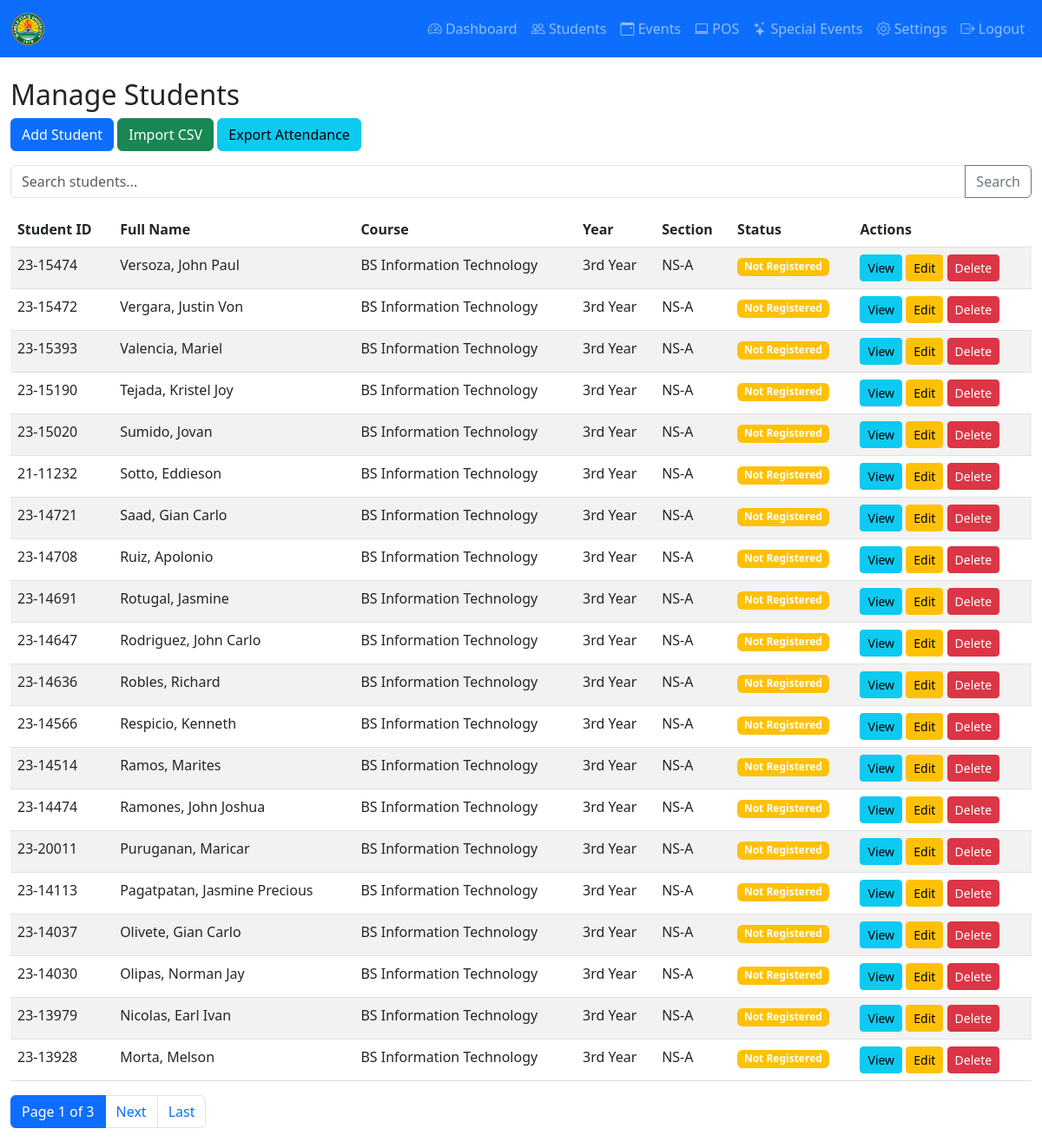
/students/ (signed in), run on the app's committed database.
### core/models.py (models this page shows, shortened)
class Student(models.Model):
    COURSE_CHOICES = (
        ('BSIT', 'BS Information Technology'),
        ('BSCS', 'BS Computer Science'),
        ('BSIS', 'BS Information Systems'),
        ('BSEMC', 'BS Entertainment and Multimedia Computing'),
    )
    YEAR_CHOICES = (
        ('1', '1st Year'),
        ('2', '2nd Year'),
        ('3', '3rd Year'),
        ('4', '4th Year'),
    )
    user = models.OneToOneField(CustomUser, on_delete=models.CASCADE, null=True, blank=True)
    student_id = models.CharField(max_length=50, unique=True)
    first_name = models.CharField(max_length=100)
    middle_name = models.CharField(max_length=50, blank=True, null=True)  # ✅ Added this line
    last_name = models.CharField(max_length=100)
    birthday = models.DateField(null=True, blank=True)
    course = models.CharField(max_length=10, choices=COURSE_CHOICES)
    year = models.CharField(max_length=1, choices=YEAR_CHOICES)
    section = models.CharField(max_length=10)
    email = models.EmailField(blank=True, null=True)
    profile_picture = models.ImageField(upload_to='profiles/', null=True, blank=True)
    is_registered = models.BooleanField(default=False)
    created_at = models.DateTimeField(auto_now_add=True)
    updated_at = models.DateTimeField(auto_now=True)
    class Meta:
        ordering = ['-created_at']
    def get_full_name(self):
        if self.middle_name:
            return f"{self.last_name}, {self.first_name} {self.middle_name[0]}."  # Middle initial format
        return f"{self.last_name}, {self.first_name}"

### core/views.py (the view)
# urls.py: path('students/', views.manage_students, name='manage_students'),
@login_required
def manage_students(request):
    if request.user.user_type != 'admin':
        messages.error(request, 'Access denied')
        return redirect('dashboard')
    search_query = request.GET.get('search', '')
    students = Student.objects.all()
    if search_query:
        students = students.filter(
            Q(student_id__icontains=search_query) |
            Q(first_name__icontains=search_query) |
            Q(last_name__icontains=search_query)
        )
    paginator = Paginator(students, 20)
    page_number = request.GET.get('page')
    page_obj = paginator.get_page(page_number)
    context = {
        'page_obj': page_obj,
        'search_query': search_query,
    }
    return render(request, 'admin/manage_students.html', context)

### templates/admin/manage_students.html (shortened to what this page needs)
{% extends 'base.html' %}
{% block content %}
<h2>Manage Students</h2>
<div class="mb-3">
    <a href="{% url 'add_student' %}" class="btn btn-primary">Add Student</a>
    <a href="{% url 'import_students' %}" class="btn btn-success">Import CSV</a>
    <a href="{% url 'export_attendance' %}" class="btn btn-info">Export Attendance</a>
</div>
<form method="get" class="mb-3">
    <div class="input-group">
        <input type="text" name="search" class="form-control" placeholder="Search students..." value="{{ search_query }}">
        <button class="btn btn-outline-secondary" type="submit">Search</button>
    </div>
</form>
<div class="table-wrapper table-responsive">
<table class="table table-striped">
    <thead>
        <tr>
            <th>Student ID</th>
            <th>Full Name</th>
            <th>Course</th>
            <th>Year</th>
            <th>Section</th>
            <th>Status</th>
            <th>Actions</th>
        </tr>
    </thead>
    <tbody>
        {% for student in page_obj %}
        <tr>
            <td>{{ student.student_id }}</td>
            <td>{{ student.get_full_name }}</td>
            <td>{{ student.get_course_display }}</td>
            <td>{{ student.get_year_display }}</td>
            <td>{{ student.section }}</td>
            <td>
                {% if student.is_registered %}
                <span class="badge bg-success">Registered</span>
                {% else %}
                <span class="badge bg-warning">Not Registered</span>
                {% endif %}
            </td>
            <td>
                <button class="btn btn-sm btn-info view-student" data-id="{{ student.id }}">View</button>
                <a href="{% url 'edit_student' student.id %}" class="btn btn-sm btn-warning">Edit</a>
                <form method="post" action="{% url 'delete_student' student.id %}" style="display:inline;" onsubmit="return confirm('Delete this student?');">
                    <button class="btn btn-sm btn-danger">Delete</button>
                </form>
            </td>
        </tr>
        {% empty %}
        <tr><td colspan="7" class="text-center">No students found</td></tr>
        {% endfor %}
    </tbody>
</table>
</div>
<nav>
    <ul class="pagination">
        <li class="page-item active"><span class="page-link">Page {{ page_obj.number }} of {{ page_obj.paginator.num_pages }}</span></li>
        {% if page_obj.has_next %}
        <li class="page-item"><a class="page-link" href="?page={{ page_obj.next_page_number }}&search={{ search_query }}">Next</a></li>
        <li class="page-item"><a class="page-link" href="?page={{ page_obj.paginator.num_pages }}&search={{ search_query }}">Last</a></li>
        {% endif %}
    </ul>
</nav>
{% endblock %}

### templates/base.html (shortened to what this page needs)
{% load static %}
<!DOCTYPE html>
<html lang="en">
<head>
    <link href="https://cdn.jsdelivr.net/npm/bootstrap@5.3.0/dist/css/bootstrap.min.css" rel="stylesheet">
    <link rel="stylesheet" href="https://cdn.jsdelivr.net/npm/bootstrap-icons@1.10.0/font/bootstrap-icons.css">
</head>
<body>
    {% if user.is_authenticated %}
    <nav class="navbar navbar-expand-lg navbar-dark bg-primary shadow-sm">
        <div class="container-fluid">
            <a class="navbar-brand d-flex align-items-center gap-2" href="{% url 'dashboard' %}">
                {% if system_settings.logo %}
                    <img src="{{ system_settings.logo.url }}" alt="Logo" class="me-2">
                {% else %}
                    <img src="{% static 'images/logo.png' %}" alt="Logo" class="me-2">
                {% endif %}
            </a>
            <div class="collapse navbar-collapse" id="navbarNav">
                <ul class="navbar-nav ms-auto">
                    <li class="nav-item"><a class="nav-link" href="{% url 'dashboard' %}"><i class="bi bi-speedometer2"></i> Dashboard</a></li>
                    {% if user.user_type == 'admin' %}
                        <li class="nav-item"><a class="nav-link" href="{% url 'manage_students' %}"><i class="bi bi-people"></i> Students</a></li>
                        <li class="nav-item"><a class="nav-link" href="{% url 'manage_events' %}"><i class="bi bi-calendar-event"></i> Events</a></li>
                        <li class="nav-item"><a class="nav-link" href="{% url 'manage_pos' %}"><i class="bi bi-laptop"></i> POS</a></li>
                        <li class="nav-item"><a class="nav-link" href="{% url 'manage_special_events' %}"><i class="bi bi-stars"></i> Special Events</a></li>
                        <li class="nav-item"><a class="nav-link" href="{% url 'admin_settings' %}"><i class="bi bi-gear"></i> Settings</a></li>
                    {% elif user.user_type == 'student' %}
                        <li class="nav-item"><a class="nav-link" href="{% url 'student_profile' %}"><i class="bi bi-person-circle"></i> Profile</a></li>
                    {% endif %}
                    <li class="nav-item">
                        <a class="nav-link" href="{% url 'logout' %}">
                            <i class="bi bi-box-arrow-right"></i> Logout
                        </a>
                    </li>
                </ul>
            </div>
        </div>
    </nav>
    {% endif %}
    <div class="container-fluid mt-4">
        {% block content %}{% endblock %}
    </div>
</body>
</html>

### templates/base.html (style rules this page uses)
.navbar-brand img { height: 40px; width: auto; object-fit: contain; }
table { width: 100%; }
.table-wrapper { overflow-x: auto; }

### data on the page
Student: student_id "23-15474", get_full_name "Versoza, John Paul", course "BS Information Technology", year "3rd Year", section "NS-A", is_registered "Not Registered"
Student: student_id "23-15472", get_full_name "Vergara, Justin Von", course "BS Information Technology", year "3rd Year", section "NS-A", is_registered "Not Registered"
Student: student_id "23-15393", get_full_name "Valencia, Mariel", course "BS Information Technology", year "3rd Year", section "NS-A", is_registered "Not Registered"
Student: student_id "23-15190", get_full_name "Tejada, Kristel Joy", course "BS Information Technology", year "3rd Year", section "NS-A", is_registered "Not Registered"
Student: student_id "23-15020", get_full_name "Sumido, Jovan", course "BS Information Technology", year "3rd Year", section "NS-A", is_registered "Not Registered"
Student: student_id "21-11232", get_full_name "Sotto, Eddieson", course "BS Information Technology", year "3rd Year", section "NS-A", is_registered "Not Registered"
Student: student_id "23-14721", get_full_name "Saad, Gian Carlo", course "BS Information Technology", year "3rd Year", section "NS-A", is_registered "Not Registered"
Student: student_id "23-14708", get_full_name "Ruiz, Apolonio", course "BS Information Technology", year "3rd Year", section "NS-A", is_registered "Not Registered"
Student: student_id "23-14691", get_full_name "Rotugal, Jasmine", course "BS Information Technology", year "3rd Year", section "NS-A", is_registered "Not Registered"
Student: student_id "23-14647", get_full_name "Rodriguez, John Carlo", course "BS Information Technology", year "3rd Year", section "NS-A", is_registered "Not Registered"
Student: student_id "23-14636", get_full_name "Robles, Richard", course "BS Information Technology", year "3rd Year", section "NS-A", is_registered "Not Registered"
Student: student_id "23-14566", get_full_name "Respicio, Kenneth", course "BS Information Technology", year "3rd Year", section "NS-A", is_registered "Not Registered"
Student: student_id "23-14514", get_full_name "Ramos, Marites", course "BS Information Technology", year "3rd Year", section "NS-A", is_registered "Not Registered"
Student: student_id "23-14474", get_full_name "Ramones, John Joshua", course "BS Information Technology", year "3rd Year", section "NS-A", is_registered "Not Registered"
Student: student_id "23-20011", get_full_name "Puruganan, Maricar", course "BS Information Technology", year "3rd Year", section "NS-A", is_registered "Not Registered"
Student: student_id "23-14113", get_full_name "Pagatpatan, Jasmine Precious", course "BS Information Technology", year "3rd Year", section "NS-A", is_registered "Not Registered"
Student: student_id "23-14037", get_full_name "Olivete, Gian Carlo", course "BS Information Technology", year "3rd Year", section "NS-A", is_registered "Not Registered"
Student: student_id "23-14030", get_full_name "Olipas, Norman Jay", course "BS Information Technology", year "3rd Year", section "NS-A", is_registered "Not Registered"
Student: student_id "23-13979", get_full_name "Nicolas, Earl Ivan", course "BS Information Technology", year "3rd Year", section "NS-A", is_registered "Not Registered"
Student: student_id "23-13928", get_full_name "Morta, Melson", course "BS Information Technology", year "3rd Year", section "NS-A", is_registered "Not Registered"

### other printed values
{{ page_obj.number }} "1"
{{ page_obj.paginator.num_pages }} "3"
